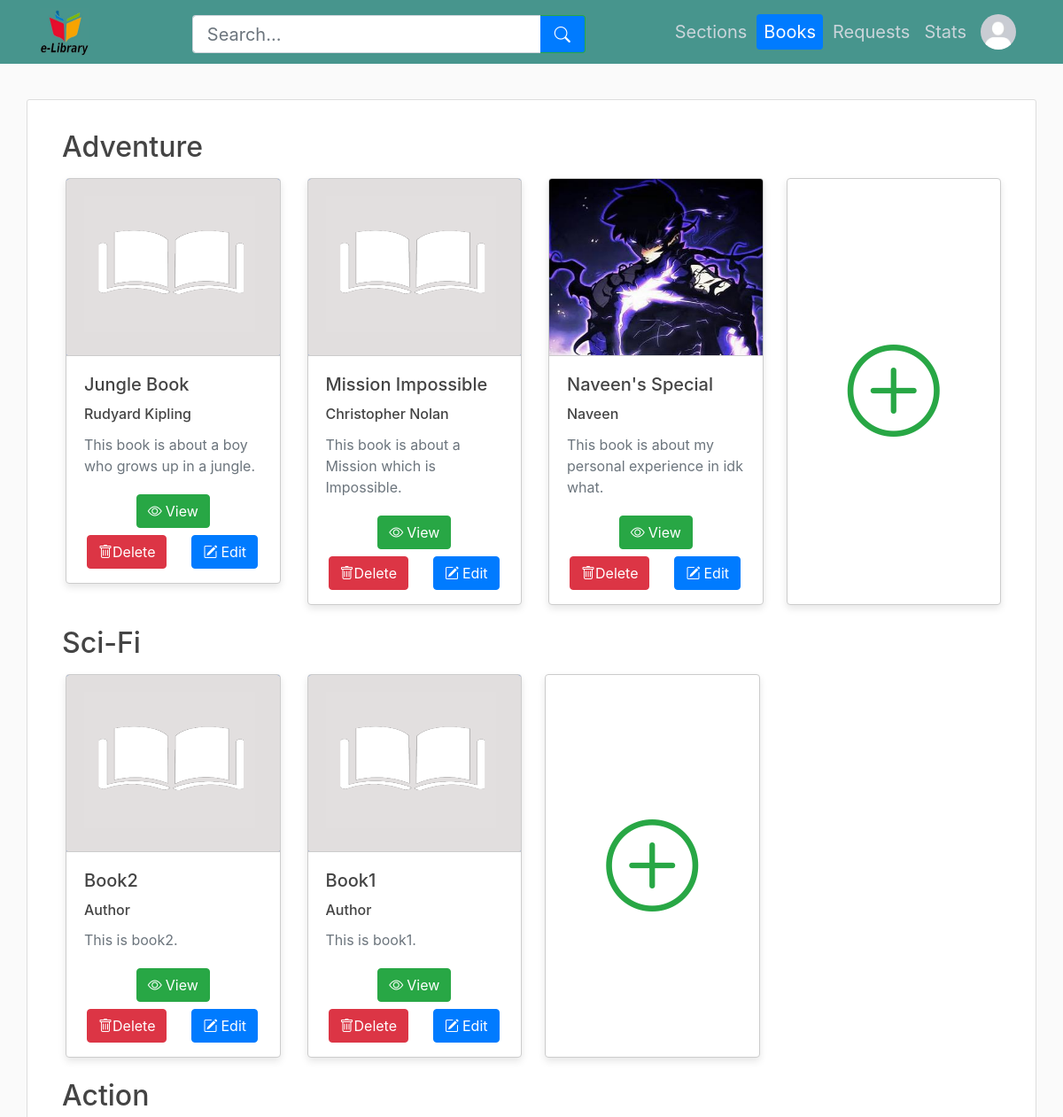
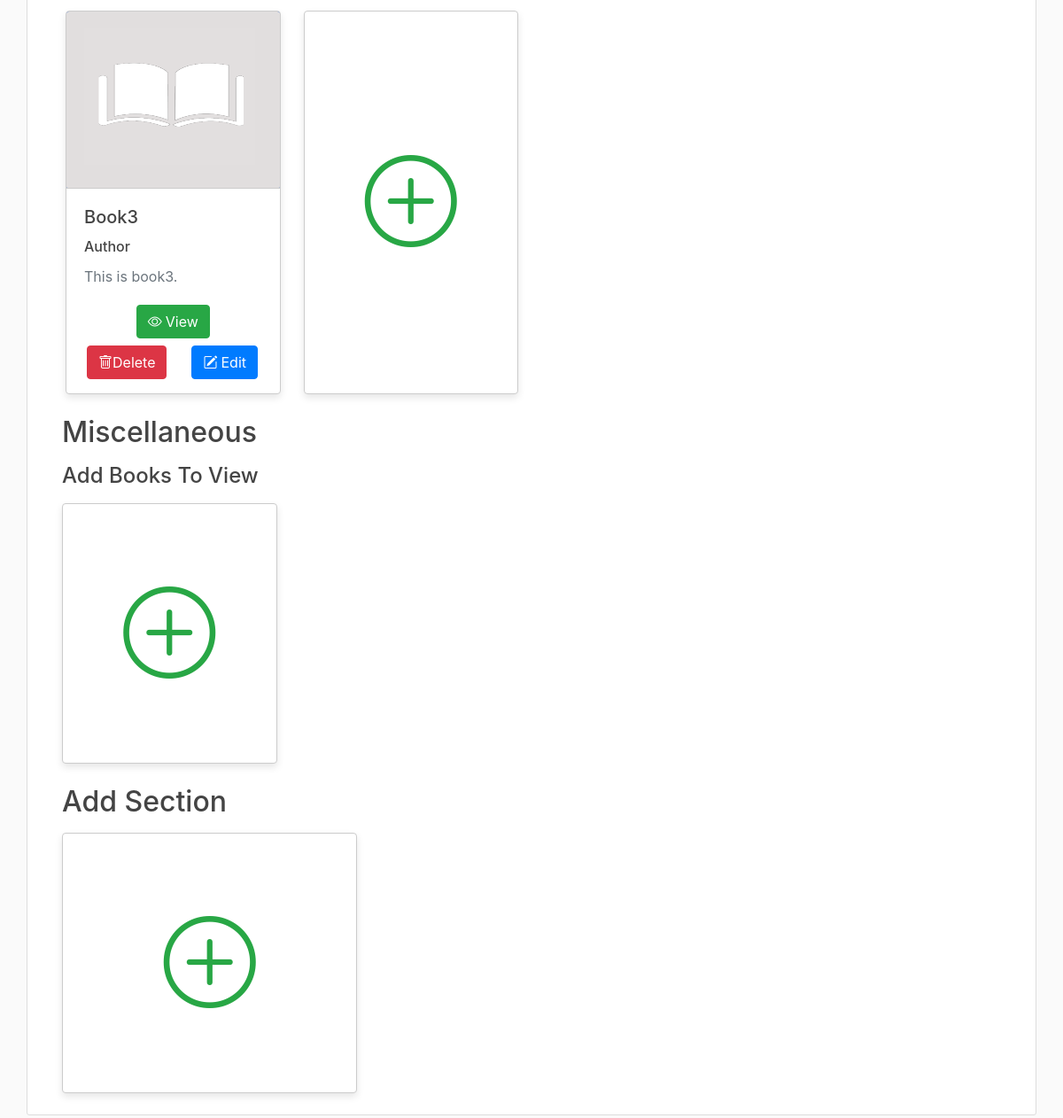
The page /librarian/books (signed in) on the database its author committed (2 pictures, top to bottom).
### library_app/models.py (models this page shows, shortened)
class User(db.Model):
    __tablename__ = "user"
    userid = db.Column(db.Integer, primary_key=True, autoincrement=True)
    name = db.Column(db.String(60), nullable=False)
    username = db.Column(db.String(32), unique=True, nullable=False)
    email = db.Column(db.String(60), unique=True, nullable=False)
    password = db.Column(db.String(60), nullable=False)
    profile_picture = db.Column(
        db.String(20), nullable=False, default="default_profile_picture.png"
    )
    authenticated = db.Column(db.Boolean, default=False)
    urole = db.Column(db.String(20), default="user")
    requests = db.relationship(
        "Request", back_populates="user", lazy=True, cascade="all, delete-orphan"
    )
    feedbacks = db.relationship(
        "Feedback", back_populates="user", lazy=True, cascade="all, delete-orphan"
    )
    __table_args__ = (
        CheckConstraint(urole.in_(["user", "librarian"]), name="check_urole"),
    )
    def get_urole(self):
        return self.urole

class Section(db.Model):
    __tablename__ = "section"
    sectionid = db.Column(db.Integer, primary_key=True, autoincrement=True)
    title = db.Column(db.String(60), unique=True, nullable=False)
    date_created = db.Column(
        db.Date, nullable=False, default=datetime.now(timezone.utc).date()
    )
    picture = db.Column(
        db.String(20), nullable=False, default="default_section_picture.jpeg"
    )
    description = db.Column(db.String(120), nullable=False)
    books = db.relationship("Book", back_populates="section", lazy=True)

class Book(db.Model):
    __tablename__ = "book"
    bookid = db.Column(db.Integer, primary_key=True, autoincrement=True)
    title = db.Column(db.String(60), unique=True, nullable=False)
    author = db.Column(db.String(60), nullable=False)
    date_created = db.Column(
        db.Date, nullable=False, default=datetime.now(timezone.utc).date()
    )
    picture = db.Column(
        db.String(20), nullable=False, default="default_book_picture.png"
    )
    description = db.Column(db.String(120), nullable=False)
    pdf_file = db.Column(db.String(20), nullable=False)
    sectionid = db.Column(
        db.Integer, db.ForeignKey("section.sectionid"), nullable=False, default=1
    )
    section = db.relationship("Section", back_populates="books")
    issuedbooks = db.relationship(
        "IssuedBook", back_populates="book", lazy=True, cascade="all, delete-orphan"
    )
    feedbacks = db.relationship(
        "Feedback", back_populates="book", lazy=True, cascade="all, delete-orphan"
    )
    requests = db.relationship(
        "Request", back_populates="book", lazy=True, cascade="all, delete-orphan"
    )

### library_app/librarian/routes.py (the view)
@librarian.route("/librarian/books")
@login_required(role="librarian")
def books():
    sections = Section.query.order_by(Section.date_created.desc()).all()
    sections.sort(key=lambda x: len(x.books), reverse=True)
    sorted_sections = []
    for section in sections:
        sorted_books = sorted(
            section.books,
            key=lambda x: (
                sum(feedback.rating for feedback in x.feedbacks),
                x.date_created,
            ),
            reverse=True,
        )
        sorted_sections.append((section, sorted_books))
    return render_template(
        "librarian/books.html",
        title="Books",
        librarian=current_user,
        navbaractive=["Books"],
        sorted_sections=sorted_sections,
    )

### library_app/models.py (called while the page is built)
@login_manager.user_loader
def load_user(userid):
    return User.query.get(userid)

### library_app/utils.py (called while the page is built)
def login_required(role="any"):
    def wrapper(fn):
        @wraps(fn)
        def view(*args, **kwargs):
            if not current_user.is_authenticated:
                return login_manager.unauthorized()
            if current_user.get_urole() != role and role!=any:
                abort(403)
            return fn(*args, **kwargs)
        return view
    return wrapper

### library_app/templates/librarian/books.html (shortened to what this page needs)
{% extends "librarian/layout.html" %} {% block content %}
<div class="content-section container px-4 pb-4">
{% if sorted_sections %} {% for section, sorted_books in sorted_sections %}
<div class="container mt-4">
    <a href="{{url_for("librarian.section_books", sectionid=section.sectionid)}}" style="text-decoration:none;"><h2 class="mr-5">{{ section.title }}</h2></a>
    {% if sorted_books|length>3 %}
    <div class="container-fluid mt-3">
        <div class="row flex-row flex-nowrap">
            {% for book in sorted_books %}
            <div class="container">
                <div class="card special-card mx-1" style="width: 18rem">
                    <a href="{{ url_for('librarian.book_info', bookid=book.bookid) }}" class="text-decoration-none text-muted">
                    <img
                        class="card-img-top mx-auto"
                        src="{{ url_for('static', filename='book/pictures/' + book.picture) }}"
                        alt="Card image cap"
                        style="width: 100%; height: 25vh"
                    />
                    <div class="card-body">
                        <h5 class="card-title">{{ book.title }}</h5>
                        <h6 class="card-title">{{ book.author }}</h6>
                        <p class="card-text text-wrap">{{ book.description }}</p>
                    </div></a>
                    <div class="container mt-1 mb-3">
                        <div class="row mx-auto">
                            <div class="ml-2 mr-4">
                                <a href="{{url_for("librarian.edit_book", bookid=book.bookid)}}" class="btn btn-primary"><i class="bi bi-pencil-square mr-1"></i>Edit</a>
                            </div>
                            <div class="ml-1">
                                <a href="{{url_for("librarian.sections", sectionid=section.sectionid)}}" class="btn btn-danger"><i class="bi bi-trash"></i>Delete</a>
                            </div>
                        </div>
                    </div>
                </div>
            </div>
            {% endfor %}
            <div class="container">
                <div
                    class="card special-card mx-1 p-4"
                    style="width: 16rem; height: 100%"
                >
                    <div class="card-body d-inline-flex align-items-center">
                        <a
                            href="{{ url_for('librarian.add_book', sectionid=section.sectionid) }}"
                            class="mx-auto"
                        >
                            <i class="bi bi-plus-circle" style="font-size: 6.5rem;color: #28a745;"></i>
                        </a>
                    </div>
                </div>
            </div>
        </div>
    </div>
    {% elif sorted_books|length!=0 %}
    <div class="row mt-3">
        {% for book in sorted_books %}
        <div class="col-md-3">
            <div class="card special-card mx-1">
                <a href="{{ url_for('librarian.book_info', bookid=book.bookid) }}" class="text-decoration-none text-muted">
                <img
                    class="card-img-top mx-auto"
                    src="{{ url_for('static', filename='book/pictures/' + book.picture) }}"
                    alt="Card image cap"
                    style="width: 100%; height: 25vh"
                />
                <div class="card-body">
                    <h5 class="card-title">{{ book.title }}</h5>
                    <h6 class="card-title">{{ book.author }}</h6>
                    <p class="card-text text-wrap">{{ book.description }}</p>
                </div></a>
                <div class="container text-center">
                    <a href="{{url_for("librarian.view_book", bookid=book.bookid)}}" class="btn btn-success"><i class="bi bi-eye mr-1"></i>View</a>
                </div>
                <div class="container mt-2 mb-3">
                    <div class="row mx-auto">
                        <div class="ml-2 mr-4">
                            <a href="{{url_for("librarian.delete_book", place=1, bookid=book.bookid)}}" class="btn btn-danger"  onclick="return confirm('Are you sure you want to delete this book? All the books content will be removed.');"><i class="bi bi-trash"></i>Delete</a>
                        </div>
                        <div class="ml-1">
                            <a href="{{url_for("librarian.edit_book", bookid=book.bookid)}}" class="btn btn-primary"><i class="bi bi-pencil-square mr-1"></i>Edit</a>
                        </div>
                    </div>
                </div>
            </div>
        </div>
        {% endfor %}
        <div class="col-md-3">
            <div
                class="card special-card p-5"
                style="width: 100%; height: 100%"
            >
                <div class="card-body d-inline-flex align-items-center">
                    <a
                        href="{{ url_for('librarian.add_book', sectionid=section.sectionid) }}"
                        class="mx-auto"
                    >
                        <i class="bi bi-plus-circle" style="font-size: 6.5rem;color: #28a745;"></i>
                    </a>
                </div>
            </div>
        </div>
    </div>
    {% else %}
    <h4 class="mr-5 mt-3">Add Books To View</h2>
    <div class="row mt-3">
        <div class="col-md-3">
            <div
                class="card special-card p-5"
                style="width: 100%; height: 100%"
            >
                <div class="card-body d-inline-flex align-items-center">
                    <a
                        href="{{ url_for('librarian.add_book', sectionid=section.sectionid) }}"
                        class="mx-auto"
                    >
                        <i class="bi bi-plus-circle" style="font-size: 6.5rem;color: #28a745;"></i>
                    </a>
                </div>
            </div>
        </div>
    </div>
    {% endif %}
</div> {% endfor %}
<div class="container mt-4">
    <h2 class="mx-auto">Add Section</h2>
    <div class="row mt-3">
    <div class="col-md-4">
        <div
            class="card special-card p-5"
            style="width: 100%; height: 100%"
        >
            <div class="card-body d-inline-flex align-items-center">
                <a href="{{url_for("librarian.add_section")}}" class="mx-auto">
                    <i class="bi bi-plus-circle" style="font-size: 6.5rem;color: #28a745;"></i>
                </a>
            </div>
        </div>
    </div>
    </div>
</div>
{% endif %}
</div>
{% endblock content %}

### library_app/templates/librarian/layout.html (shortened to what this page needs)
<!DOCTYPE html>
<html lang="en">
    <head>
        <link
            rel="stylesheet"
            href="https://cdn.jsdelivr.net/npm/bootstrap@4.3.1/dist/css/bootstrap.min.css"
        />
        <link href="https://cdn.jsdelivr.net/npm/bootstrap-icons@1.7.0/font/bootstrap-icons.css" rel="stylesheet">
        <link
            rel="stylesheet"
            type="text/css"
            href="{{ url_for('static', filename='main/style.css') }}"
        />
    </head>
    <body>
        <header class="site-header">
            <nav class="navbar navbar-expand-md navbar-dark bg-steel fixed-top">
                <div class="container">
                    <a class="mr-4" href="{{url_for("librarian.sections")}}"><img class="logo-img" src="{{url_for('static', filename="main/library_logo.jpg")}}"/></a>
                    <div class="container">
                        <form id="searchForm" class="form-inline mx-auto search-form" action="{{ url_for('librarian.search') }}" method="POST" style="width: 37vw; height: 5.4vh;">
                            <div class="input-group">
                                <input id="searchInput" name="search_term" class="form-control form-control-lg border-right-0" type="search" placeholder="Search..." aria-label="Search" style="height: 5.4vh;" minlength="1" maxlength="60">
                                <div class="input-group-append">
                                    <button class="btn btn-lg btn-outline-success border-left-0" type="submit" style="height: 5.4vh;">
                                        <i class="bi bi-search"></i>
                                    </button>
                                </div>
                            </div>
                        </form>
                    </div>
                    <div class="navbar-nav">
                        <a class="nav-item nav-link h5 font-weight-normal mt-2 {% if 'Sections' in navbaractive %} active {% endif %}" href="{{url_for("librarian.sections")}}">Sections</a>
                        <a class="nav-item nav-link h5 font-weight-normal mt-2 {% if 'Books' in navbaractive %} active {% endif %}" href="{{url_for("librarian.books")}}">Books</a>
                        <a class="nav-item nav-link h5 font-weight-normal mt-2 {% if 'Requests' in navbaractive %} active {% endif %}" href="{{url_for("librarian.requests")}}">Requests</a>
                        <a class="nav-item nav-link h5 font-weight-normal mt-2 {% if 'Stats' in navbaractive %} active {% endif %}" href="{{url_for("librarian.stats")}}">Stats</a>
                        <a class="nav-item nav-link {% if 'Account' in navbaractive %} btn btn-primary rounded-pill mx-1{% endif %}" href="{{url_for("librarian.account")}}"><img src="{{url_for('static', filename='librarian/profile_pictures/' + librarian.profile_picture)}}" class="rounded-circle nav-img"/></a>
                    </div>
                </div>
            </nav>
        </header>
        {% block content %} {% endblock %}
    </body>
</html>

### library_app/static/main/style.css (style rules this page uses)
body { background: #fafafa; color: #333333; margin-top: 5rem; }
h1, h2, h3, h4, h5, h6 { color: #444444; }
.bg-steel { background-color: #47958d; }
.site-header .navbar-nav .nav-link { color: #cbd5db; }
.site-header .navbar-nav .nav-link.active { font-weight: 500; }
.content-section { background: #ffffff; padding: 10px 20px; border: 1px solid #dddddd; border-radius: 3px; margin-bottom: 20px; }
.nav-img { height: 2.5rem; width: 2.5rem; }
.logo-img { height: 55px; width: 55px; }
.nav-item.active { background-color: #007bff; color: #fff; border-color: #007bff; border-radius: 4px; padding: 0.5rem 1rem; margin-right: 3px; margin-left: 3px; }
.card-img-top { border-bottom: 1px solid #ccc; }
.special-card { width: 100%; border: 1px solid #ccc; box-shadow: 0 4px 8px rgba(0, 0, 0, 0.1); }
.btn-lg { font-size: 1.13rem !important; }
.search-form { border: none; margin-top: 5px; }
.search-form .input-group { width: 100%; }
.search-form .form-control { border-radius: 4px; }
.search-form .btn { border-radius: 0 4px 4px 0; background-color: #007bff; color: white; }

### rows shown on the page
User: profile_picture (placeholder picture)
Section: title "Adventure"
Book: picture (placeholder picture), title "Jungle Book", author "Rudyard Kipling", description "This book is about a boy who grows up in a jungle."
Book: picture (placeholder picture), title "Mission Impossible", author "Christopher Nolan", description "This book is about a Mission which is Impossible."
Book: picture (picture), title "Naveen's Special", author "Naveen", description "This book is about my personal experience in idk what."
Section: title "Sci-Fi"
Book: picture (placeholder picture), title "Book2", author "Author", description "This is book2."
Book: picture (placeholder picture), title "Book1", author "Author", description "This is book1."
Section: title "Action"
Book: picture (placeholder picture), title "Book3", author "Author", description "This is book3."
Section: title "Miscellaneous"
